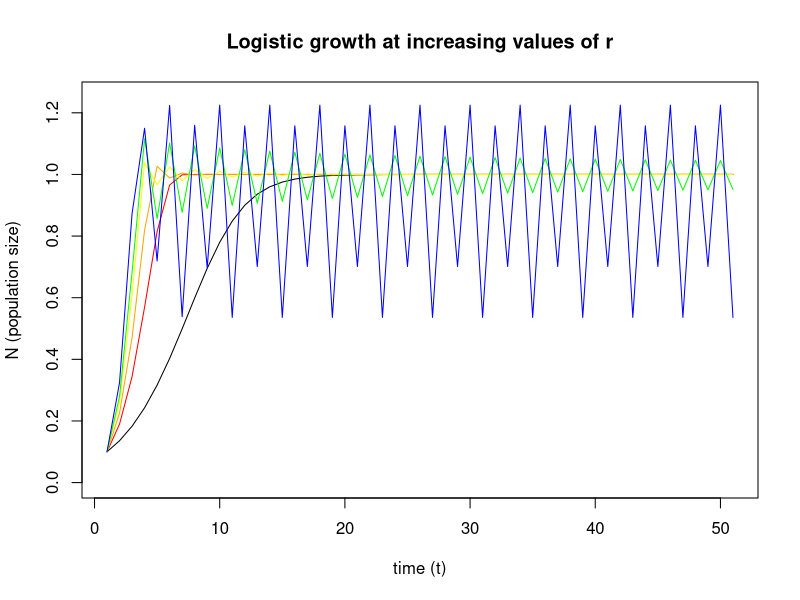
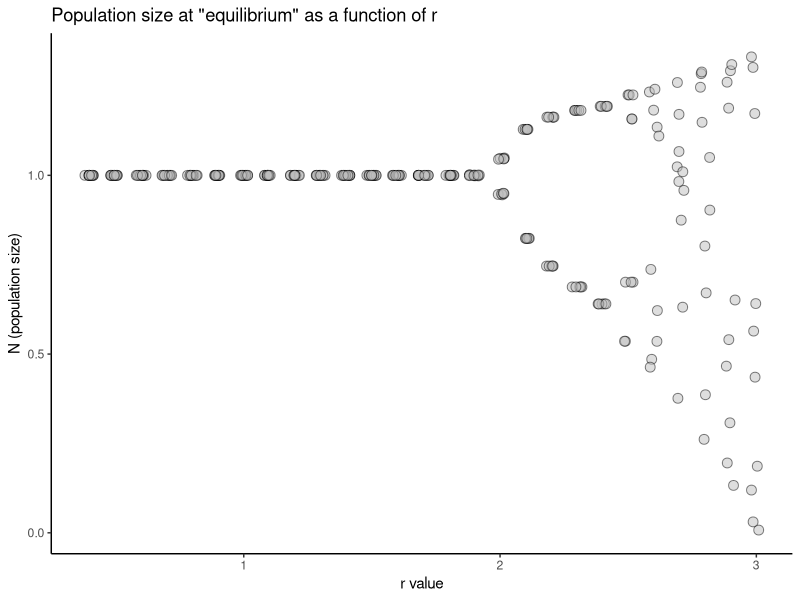

These charts were generated, in order, by the following R code:
## ---- chunk 1
knitr::opts_chunk$set(echo = TRUE)
## ---- chunk 2
plot_log_growth <- function(r, max_time = 50, K = 1, FUN = points, 
                            color = "black"){
  # initialize vector
  N <- vector('numeric',length = max_time)
  N[1] <- 0.1
  # iterate model
  for (t in 1:max_time){
    N[t+1] <- N[t] + r*N[t]*(1 - N[t]/K)
  }
  # plot N over time
  FUN(N, type = 'l', ylim = c(0, 1.25), col = color, 
      main = "Logistic growth at increasing values of r", xlab = "time (t)",
      ylab = "N (population size)")
}
# plot a bunch of different growth curves at increasing values of r
plot_log_growth(r = 0.4, FUN = plot)
plot_log_growth(r = 1, color = "red")
plot_log_growth(r = 1.4, color = "orange")
plot_log_growth(r = 1.8, color = "yellow")
plot_log_growth(r = 2.0, color = "green")
plot_log_growth(r = 2.5, color = "blue")
## ---- chunk 3
max_time <- 50
K <- 1

n_vals <- NULL
r_vals <- NULL
for (r in seq(from = 0.4, to = 3, by = .1)){
  # initialize vector
  N <- vector('numeric',length = max_time)
  N[1] <- 0.1
  # iterate model
  for (t in 1:max_time){
    N[t+1] <- N[t] + r*N[t]*(1 - N[t]/K)
  }
  # save only the final 10 years and the corresponding r values
  n_vals <- c(n_vals, N[(max_time-9):max_time])
  r_vals <- c(r_vals, rep(r, 10))
}

vals <- as.data.frame(cbind(r_vals, n_vals))

# load ggplot2 library to run ggplot()
library(ggplot2)

ggplot(vals, aes(x = r_vals, y = n_vals)) +
  geom_jitter(mapping = aes(x = r_vals, y = n_vals), fill = "grey", 
        alpha = 0.5, size = 3, pch = 21, color = "black", width = 0.02) +
  theme_classic() + 
  labs(x = "r value", y = "N (population size)", 
       title = "Population size at \"equilibrium\" as a function of r")
